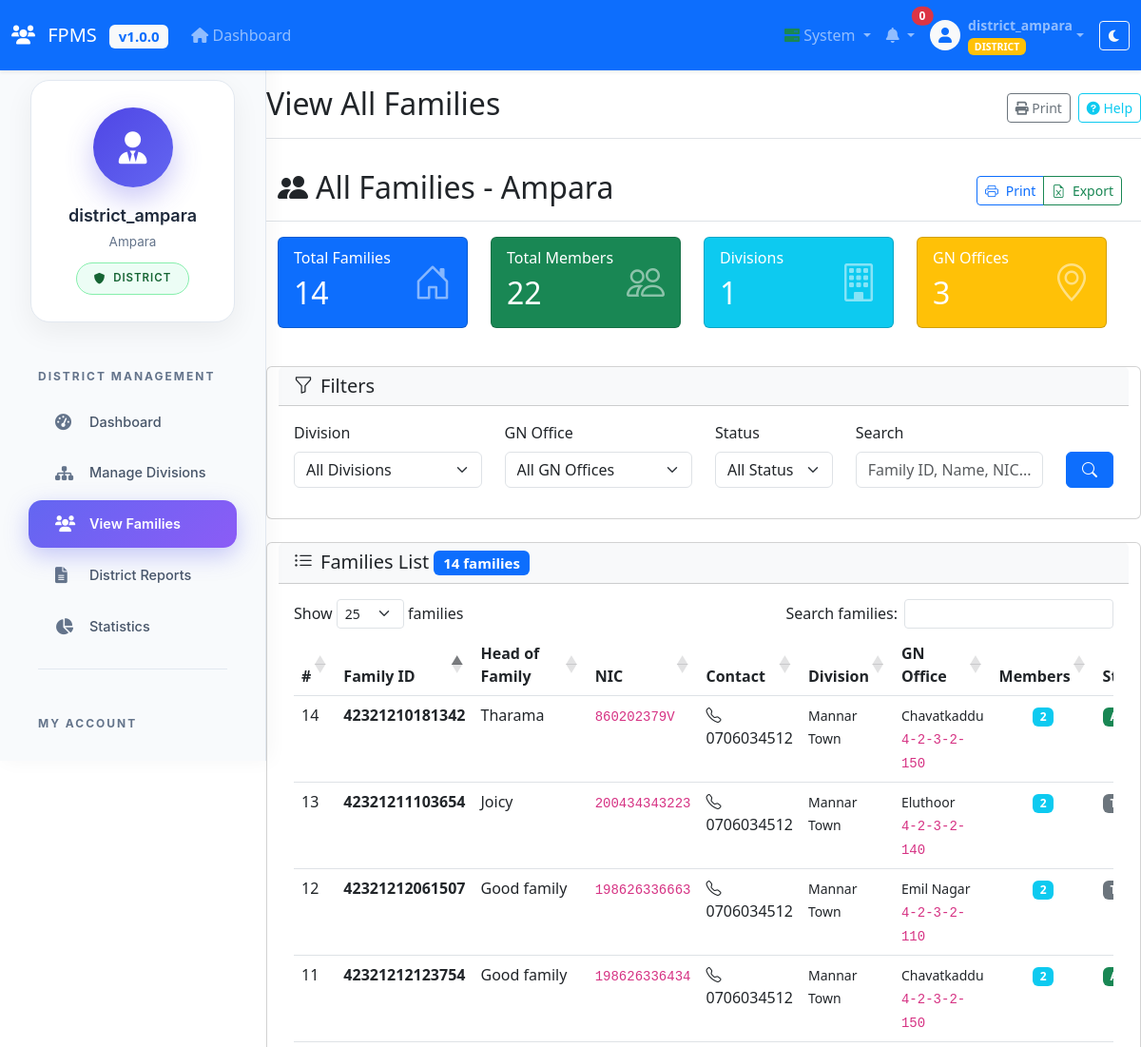
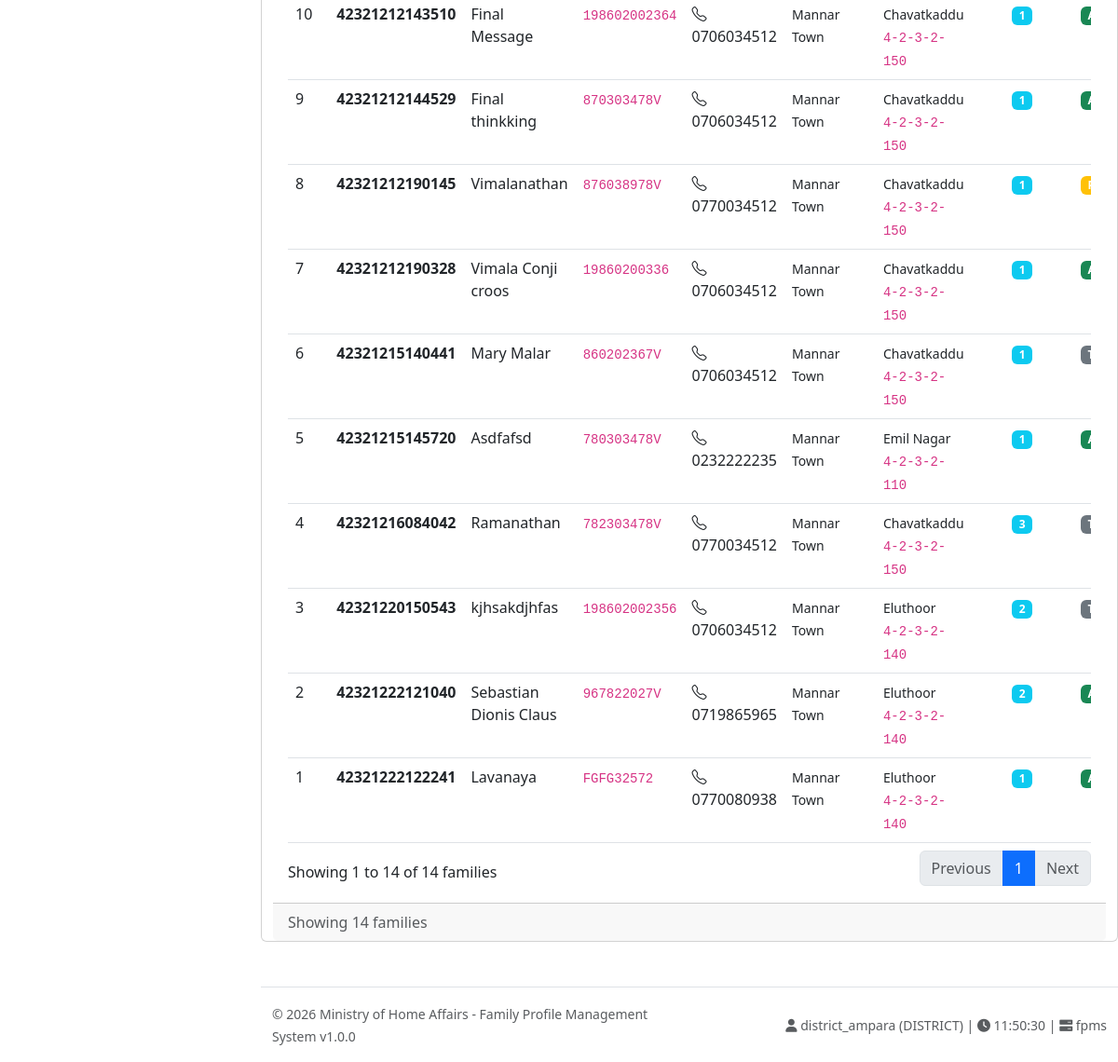
The app's page /district/view_families.php (signed in) with its own data (2 pictures, top to bottom).
### tables this page shows
CREATE TABLE `families` (
  `family_id` varchar(20) NOT NULL,
  `gn_id` varchar(13) NOT NULL,
  `original_gn_id` varchar(13) NOT NULL,
  `family_head_nic` varchar(12) DEFAULT NULL,
  `address` text,
  `total_members` int DEFAULT '1',
  `is_transferred` tinyint(1) DEFAULT '0',
  `has_pending_transfer` tinyint(1) DEFAULT '0',
  `transfer_history` text,
  `last_transfer_request` varchar(50) DEFAULT NULL,
  `created_by` int DEFAULT NULL,
  `created_at` timestamp NULL DEFAULT CURRENT_TIMESTAMP,
  `updated_at` timestamp NULL DEFAULT CURRENT_TIMESTAMP ON UPDATE CURRENT_TIMESTAMP,
  PRIMARY KEY (`family_id`),
  KEY `created_by` (`created_by`),
  KEY `idx_gn_id` (`gn_id`),
  KEY `idx_original_gn_id` (`original_gn_id`),
  KEY `idx_pending_transfer` (`has_pending_transfer`),
  CONSTRAINT `families_ibfk_1` FOREIGN KEY (`created_by`) REFERENCES `users` (`user_id`)
);

CREATE TABLE `users` (
  `user_id` int NOT NULL AUTO_INCREMENT,
  `username` varchar(100) NOT NULL,
  `password_hash` varchar(255) NOT NULL,
  `user_type` enum('moha','district','division','gn') NOT NULL,
  `office_code` varchar(13) NOT NULL,
  `parent_division_code` varchar(13) DEFAULT NULL,
  `office_name` varchar(100) NOT NULL,
  `email` varchar(100) DEFAULT NULL,
  `phone` varchar(15) DEFAULT NULL,
  `is_active` tinyint(1) DEFAULT '1',
  `last_login` datetime DEFAULT NULL,
  `created_at` timestamp NULL DEFAULT CURRENT_TIMESTAMP,
  `updated_at` timestamp NULL DEFAULT CURRENT_TIMESTAMP ON UPDATE CURRENT_TIMESTAMP,
  PRIMARY KEY (`user_id`),
  UNIQUE KEY `username` (`username`),
  KEY `idx_user_type` (`user_type`),
  KEY `idx_office_code` (`office_code`),
  KEY `parent_division_code` (`parent_division_code`),
  CONSTRAINT `users_ibfk_1` FOREIGN KEY (`parent_division_code`) REFERENCES `users` (`office_code`)
);

### district/view_families.php (the view, shortened to what the rows shown need)
<?php
$districtName = $_SESSION['office_name'];
require_once '../classes/Database.php';
$db = new Database();
try {
    $conn = $db->getMainConnection();
    $query = "
        SELECT
            f.family_id,
            f.gn_id,
            f.address,
            f.total_members,
            f.is_transferred,
            f.has_pending_transfer,
            f.created_at,
            gn.office_name as gn_name,
            gn.parent_division_code,
            division.office_name as division_name,
            -- Get family head details
            (SELECT c.full_name
             FROM citizens c
             WHERE c.family_id = f.family_id
             AND c.relation_to_head = 'self'
             LIMIT 1) as head_name,
            (SELECT c.identification_number
             FROM citizens c
             WHERE c.family_id = f.family_id
             AND c.relation_to_head = 'self'
             LIMIT 1) as head_nic,
            (SELECT c.mobile_phone
             FROM citizens c
             WHERE c.family_id = f.family_id
             AND c.relation_to_head = 'self'
             LIMIT 1) as head_phone
        FROM families f
        LEFT JOIN users gn ON f.gn_id = gn.office_code AND gn.user_type = 'gn'
        LEFT JOIN users division ON gn.parent_division_code = division.office_code AND division.user_type = 'division'
        WHERE 1=1
    ";
    $params = [];
    $types = "";
    $query .= " ORDER BY f.created_at DESC";
    if (!empty($params)) {
        $stmt = $conn->prepare($query);
        $stmt->bind_param($types, ...$params);
        $stmt->execute();
        $result = $stmt->get_result();
    } else {
        $result = $conn->query($query);
    }
    $families = $result->fetch_all(MYSQLI_ASSOC);
    $statsQuery = "
        SELECT
            COUNT(DISTINCT f.family_id) as total_families,
            COALESCE(SUM(f.total_members), 0) as total_members,
            SUM(CASE WHEN f.is_transferred = 1 THEN 1 ELSE 0 END) as transferred_count,
            SUM(CASE WHEN f.has_pending_transfer = 1 THEN 1 ELSE 0 END) as pending_count,
            COUNT(DISTINCT f.gn_id) as unique_gn_count,
            COUNT(DISTINCT gn.parent_division_code) as unique_division_count
        FROM families f
        LEFT JOIN users gn ON f.gn_id = gn.office_code AND gn.user_type = 'gn'
    ";
    $statsResult = $conn->query($statsQuery);
    $stats = $statsResult->fetch_assoc();
} catch (Exception $e) {
    die("Database error: " . $e->getMessage());
}
include '../includes/header.php';
?>
<div class="container-fluid">
    <div class="row">
            <div class="d-flex justify-content-between flex-wrap flex-md-nowrap align-items-center pt-3 pb-2 mb-3 border-bottom">
                <h1 class="h2">
                    <i class="bi bi-people-fill me-2"></i>All Families - <?php echo htmlspecialchars($districtName); ?>
                </h1>
            </div>
            <div class="row mb-4">
                <div class="col-md-3 mb-3">
                    <div class="card bg-primary text-white">
                        <div class="card-body">
                            <div class="d-flex justify-content-between align-items-center">
                                <div>
                                    <h2 class="mb-0"><?php echo number_format($stats['total_families']); ?></h2>
                                </div>
                            </div>
                        </div>
                    </div>
                </div>
                <div class="col-md-3 mb-3">
                    <div class="card bg-success text-white">
                        <div class="card-body">
                            <div class="d-flex justify-content-between align-items-center">
                                <div>
                                    <h2 class="mb-0"><?php echo number_format($stats['total_members']); ?></h2>
                                </div>
                            </div>
                        </div>
                    </div>
                </div>
                <div class="col-md-3 mb-3">
                    <div class="card bg-info text-white">
                        <div class="card-body">
                            <div class="d-flex justify-content-between align-items-center">
                                <div>
                                    <h2 class="mb-0"><?php echo $stats['unique_division_count']; ?></h2>
                                </div>
                            </div>
                        </div>
                    </div>
                </div>
                <div class="col-md-3 mb-3">
                    <div class="card bg-warning text-white">
                        <div class="card-body">
                            <div class="d-flex justify-content-between align-items-center">
                                <div>
                                    <h2 class="mb-0"><?php echo $stats['unique_gn_count']; ?></h2>
                                </div>
                            </div>
                        </div>
                    </div>
                </div>
            </div>
            <div class="card">
                <div class="card-body">
                    <div class="table-responsive">
                        <table class="table table-hover" id="familiesTable">
                            <thead>
                                <tr>
                                    <th>#</th>
                                    <th>Family ID</th>
                                    <th>Head of Family</th>
                                    <th>NIC</th>
                                    <th>Contact</th>
                                    <th>Division</th>
                                    <th>GN Office</th>
                                    <th>Members</th>
                                    <th>Status</th>
                                </tr>
                            </thead>
                            <tbody>
                                <?php if (empty($families)): ?>
                                    <tr>
                                        <td colspan="10" class="text-center text-muted py-4">
                                            <i class="bi bi-inbox fs-1 d-block mb-2"></i>
                                            No families found matching the criteria
                                        </td>
                                    </tr>
                                <?php else: ?>
                                    <?php foreach ($families as $index => $family): ?>
                                        <tr>
                                            <td><?php echo $index + 1; ?></td>
                                            <td>
                                                <strong><?php echo htmlspecialchars($family['family_id']); ?></strong>
                                            </td>
                                            <td>
                                                <?php if ($family['head_name']): ?>
                                                    <?php echo htmlspecialchars($family['head_name']); ?>
                                                <?php else: ?>
                                                    <span class="text-muted">Not specified</span>
                                                <?php endif; ?>
                                            </td>
                                            <td>
                                                <?php if ($family['head_nic']): ?>
                                                    <code><?php echo htmlspecialchars($family['head_nic']); ?></code>
                                                <?php else: ?>
                                                    <span class="text-muted">N/A</span>
                                                <?php endif; ?>
                                            </td>
                                            <td>
                                                <?php if ($family['head_phone']): ?>
                                                    <i class="bi bi-telephone me-1"></i><?php echo htmlspecialchars($family['head_phone']); ?>
                                                <?php else: ?>
                                                    <span class="text-muted">N/A</span>
                                                <?php endif; ?>
                                            </td>
                                            <td>
                                                <?php if ($family['division_name']): ?>
                                                    <small><?php echo htmlspecialchars($family['division_name']); ?></small>
                                                <?php else: ?>
                                                    <span class="badge bg-warning">Not Mapped</span>
                                                <?php endif; ?>
                                            </td>
                                            <td>
                                                <small><?php echo htmlspecialchars($family['gn_name']); ?></small><br>
                                                <code class="small"><?php echo htmlspecialchars($family['gn_id']); ?></code>
                                            </td>
                                            <td class="text-center">
                                                <span class="badge bg-info"><?php echo $family['total_members']; ?></span>
                                            </td>
                                            <td>
                                                <?php if ($family['has_pending_transfer']): ?>
                                                    <span class="badge bg-warning">Pending Transfer</span>
                                                <?php elseif ($family['is_transferred']): ?>
                                                    <span class="badge bg-secondary">Transferred</span>
                                                <?php else: ?>
                                                    <span class="badge bg-success">Active</span>
                                                <?php endif; ?>
                                            </td>
                                        </tr>
                                    <?php endforeach; ?>
                                <?php endif; ?>
                            </tbody>
                        </table>
                    </div>
                </div>
            </div>
    </div>
</div>
<?php
if (file_exists('../includes/footer.php')) {
    include '../includes/footer.php';
} else {
    echo '</main></div></div>';
    echo '<script src="https://cdn.jsdelivr.net/npm/bootstrap@5.3.0/dist/js/bootstrap.bundle.min.js"></script>';
    echo '</body></html>';
}
?>
<link rel="stylesheet" type="text/css" href="https://cdn.datatables.net/1.13.6/css/dataTables.bootstrap5.min.css">

### records on screen
families: family_id "42321222122241", head_name "Lavanaya", head_nic "FGFG32572", head_phone "0770080938", users.office_name "Mannar Town", created_by.office_name "Eluthoor", gn "4-2-3-2-140", total_members "1"
families: family_id "42321222121040", head_name "Sebastian Dionis Claus", head_nic "967822027V", head_phone "0719865965", users.office_name "Mannar Town", created_by.office_name "Eluthoor", gn "4-2-3-2-140", total_members "2"
families: family_id "42321220150543", head_name "kjhsakdjhfas", head_nic "198602002356", head_phone "0706034512", users.office_name "Mannar Town", users.office_name "Eluthoor", gn "4-2-3-2-140", total_members "2"
families: family_id "42321216084042", head_name "Ramanathan", head_nic "782303478V", head_phone "0770034512", users.office_name "Mannar Town", users.office_name "Chavatkaddu", gn "4-2-3-2-150", total_members "3"
families: family_id "42321215145720", head_name "Asdfafsd", head_nic "780303478V", head_phone "0232222235", users.office_name "Mannar Town", created_by.office_name "Emil Nagar", gn "4-2-3-2-110", total_members "1"
families: family_id "42321215140441", head_name "Mary Malar", head_nic "860202367V", head_phone "0706034512", users.office_name "Mannar Town", users.office_name "Chavatkaddu", gn "4-2-3-2-150", total_members "1"
families: family_id "42321212190328", head_name "Vimala Conji croos", head_nic "19860200336", head_phone "0706034512", users.office_name "Mannar Town", created_by.office_name "Chavatkaddu", gn "4-2-3-2-150", total_members "1"
families: family_id "42321212190145", head_name "Vimalanathan", head_nic "876038978V", head_phone "0770034512", users.office_name "Mannar Town", created_by.office_name "Chavatkaddu", gn "4-2-3-2-150", total_members "1"
families: family_id "42321212144529", head_name "Final thinkking", head_nic "870303478V", head_phone "0706034512", users.office_name "Mannar Town", created_by.office_name "Chavatkaddu", gn "4-2-3-2-150", total_members "1"
families: family_id "42321212143510", head_name "Final Message", head_nic "198602002364", head_phone "0706034512", users.office_name "Mannar Town", created_by.office_name "Chavatkaddu", gn "4-2-3-2-150", total_members "1"
families: family_id "42321212123754", head_name "Good family", head_nic "198626336434", head_phone "0706034512", users.office_name "Mannar Town", created_by.office_name "Chavatkaddu", gn "4-2-3-2-150", total_members "2"
families: family_id "42321212061507", head_name "Good family", head_nic "198626336663", head_phone "0706034512", users.office_name "Mannar Town", users.office_name "Emil Nagar", gn "4-2-3-2-110", total_members "2"
families: family_id "42321211103654", head_name "Joicy", head_nic "200434343223", head_phone "0706034512", users.office_name "Mannar Town", users.office_name "Eluthoor", gn "4-2-3-2-140", total_members "2"
families: family_id "42321210181342", head_name "Tharama", head_nic "860202379V", head_phone "0706034512", users.office_name "Mannar Town", created_by.office_name "Chavatkaddu", gn "4-2-3-2-150", total_members "2"

### other values on screen
SITE_SHORT_NAME "FPMS"
SITE_VERSION "1.0.0"
$currentUser['username'] "district_ampara"
$currentUser['user_type'] "DISTRICT"
$pageTitle "View All Families"
$currentUser['office_name'] "Ampara"
$districtName "Ampara"
$stats['total_families'] "14"
$stats['total_members'] "22"
$stats['unique_division_count'] "1"
$stats['unique_gn_count'] "3"
count($families) "14"
ORGANIZATION_NAME "Ministry of Home Affairs"
SITE_NAME "Family Profile Management System"
MAIN_DB_NAME "fpms"
